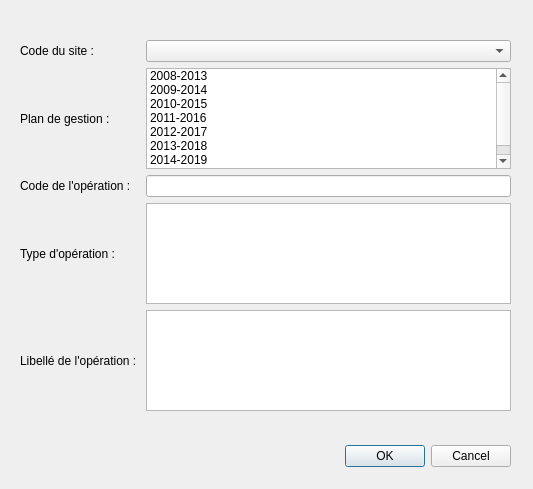
<?xml version="1.0" encoding="UTF-8"?>
<ui version="4.0">
 <class>GestPrev</class>
 <widget class="QDialog" name="GestPrev">
  <property name="geometry">
   <rect>
    <x>0</x>
    <y>0</y>
    <width>533</width>
    <height>489</height>
   </rect>
  </property>
  <property name="windowTitle">
   <string>Dialog</string>
  </property>
  <widget class="QDialogButtonBox" name="buttonBox">
   <property name="geometry">
    <rect>
     <x>170</x>
     <y>440</y>
     <width>341</width>
     <height>32</height>
    </rect>
   </property>
   <property name="orientation">
    <enum>Qt::Horizontal</enum>
   </property>
   <property name="standardButtons">
    <set>QDialogButtonBox::Cancel|QDialogButtonBox::Ok</set>
   </property>
  </widget>
  <widget class="QWidget" name="layoutWidget">
   <property name="geometry">
    <rect>
     <x>20</x>
     <y>40</y>
     <width>491</width>
     <height>371</height>
    </rect>
   </property>
   <layout class="QGridLayout" name="gridLayout">
    <item row="0" column="0">
     <widget class="QLabel" name="prevlbl_codesite">
      <property name="text">
       <string>Code du site :</string>
      </property>
     </widget>
    </item>
    <item row="1" column="0">
     <widget class="QLabel" name="prevlbl_pdg">
      <property name="text">
       <string>Plan de gestion : </string>
      </property>
     </widget>
    </item>
    <item row="2" column="0">
     <widget class="QLabel" name="prevlbl_gh">
      <property name="text">
       <string>Code de l'opération : </string>
      </property>
     </widget>
    </item>
    <item row="2" column="1">
     <widget class="QLineEdit" name="prevledit_gh"/>
    </item>
    <item row="3" column="0">
     <widget class="QLabel" name="prevlbl_typeope">
      <property name="text">
       <string>Type d'opération : </string>
      </property>
     </widget>
    </item>
    <item row="4" column="0">
     <widget class="QLabel" name="prevlbl_typeope_2">
      <property name="text">
       <string>Libellé de l'opération : </string>
      </property>
     </widget>
    </item>
    <item row="1" column="1">
     <widget class="QListWidget" name="prevlist_pdg">
      <item>
       <property name="text">
        <string>2008-2013</string>
       </property>
      </item>
      <item>
       <property name="text">
        <string>2009-2014</string>
       </property>
      </item>
      <item>
       <property name="text">
        <string>2010-2015</string>
       </property>
      </item>
      <item>
       <property name="text">
        <string>2011-2016</string>
       </property>
      </item>
      <item>
       <property name="text">
        <string>2012-2017</string>
       </property>
      </item>
      <item>
       <property name="text">
        <string>2013-2018</string>
       </property>
      </item>
      <item>
       <property name="text">
        <string>2014-2019</string>
       </property>
      </item>
      <item>
       <property name="text">
        <string>2015-2020</string>
       </property>
      </item>
     </widget>
    </item>
    <item row="3" column="1">
     <widget class="QListWidget" name="prevlist_typeope"/>
    </item>
    <item row="0" column="1">
     <widget class="QComboBox" name="prevcombo_codesite"/>
    </item>
    <item row="4" column="1">
     <widget class="QTextEdit" name="prevtedit_lblope"/>
    </item>
   </layout>
  </widget>
 </widget>
 <resources/>
 <connections>
  <connection>
   <sender>buttonBox</sender>
   <signal>accepted()</signal>
   <receiver>GestPrev</receiver>
   <slot>accept()</slot>
   <hints>
    <hint type="sourcelabel">
     <x>248</x>
     <y>254</y>
    </hint>
    <hint type="destinationlabel">
     <x>157</x>
     <y>274</y>
    </hint>
   </hints>
  </connection>
  <connection>
   <sender>buttonBox</sender>
   <signal>rejected()</signal>
   <receiver>GestPrev</receiver>
   <slot>reject()</slot>
   <hints>
    <hint type="sourcelabel">
     <x>316</x>
     <y>260</y>
    </hint>
    <hint type="destinationlabel">
     <x>286</x>
     <y>274</y>
    </hint>
   </hints>
  </connection>
 </connections>
</ui>
